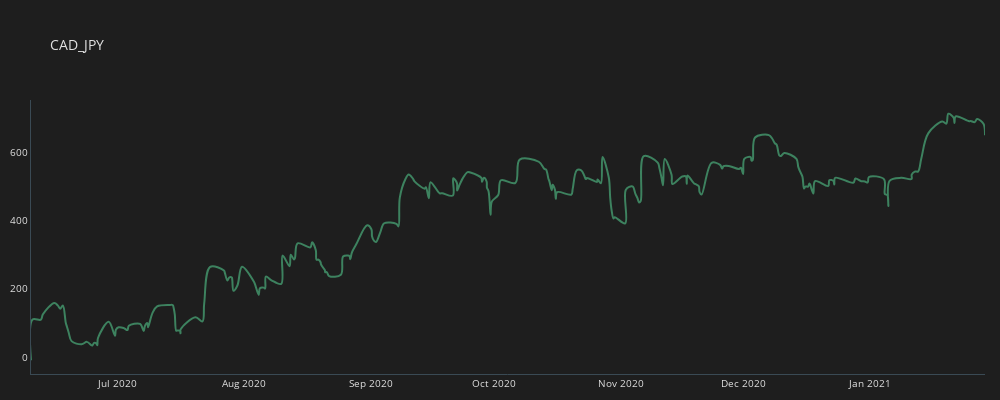

The notebook cell this image was saved under:
### Code cell
plot_line(trades_cad_jpy, "CAD_JPY")

### Figure 1 — Plotly figure (JSON) as saved in the notebook; plotly's stock layout.template omitted (floating-point values rounded to 4 significant figures; data arrays with more than 128 entries replaced by an {"elided": "..."} marker saying what was removed)
{"data": [{"line": {"color": "#3d825f", "shape": "spline", "width": 2}, "mode": "lines", "name": "CAD_JPY", "type": "scatter", "x": {"elided": "252 str values"}, "y": {"elided": "252 float values"}}], "layout": {"font": {"color": "#e1e1e1", "size": 10}, "height": 400, "margin": {"b": 10, "l": 15, "r": 15}, "paper_bgcolor": "#1e1e1e", "plot_bgcolor": "#1e1e1e", "title": {"text": "CAD_JPY"}, "width": 1000, "xaxis": {"linecolor": "#3a4a54", "linewidth": 1, "showgrid": false, "zeroline": false}, "yaxis": {"linecolor": "#3a4a54", "linewidth": 1, "showgrid": false, "zeroline": false}}}
